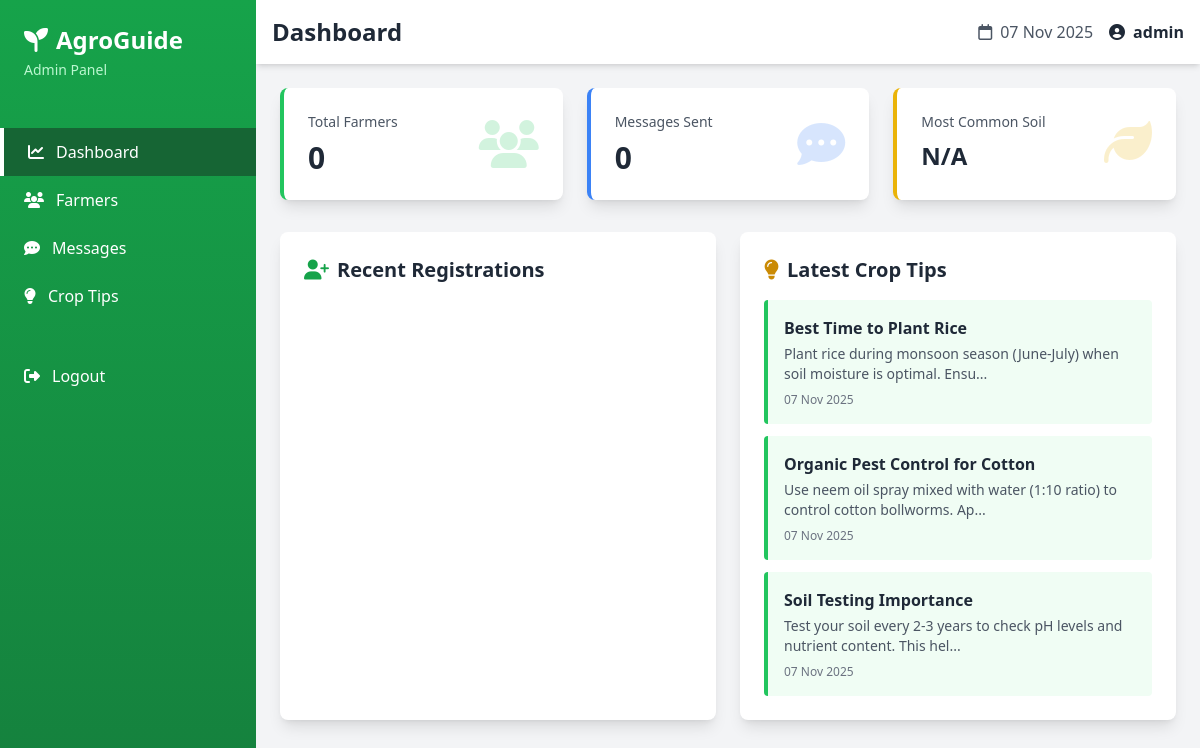
Screenshot of /dashboard.php (signed in) with the database file from the repository.
### tables this page shows
CREATE TABLE IF NOT EXISTS `tips` (
  `id` int(11) NOT NULL AUTO_INCREMENT,
  `title` varchar(255) NOT NULL,
  `description` text NOT NULL,
  `date` timestamp NOT NULL DEFAULT CURRENT_TIMESTAMP,
  PRIMARY KEY (`id`)
);

### dashboard.php (the view, shortened to what this page needs)
<?php
require_once 'db_connect.php';
$stmt = $pdo->query("SELECT COUNT(*) as total FROM farmers");
$total_farmers = $stmt->fetch()['total'];
$stmt = $pdo->query("SELECT COUNT(*) as total FROM messages");
$total_messages = $stmt->fetch()['total'];
$stmt = $pdo->query("SELECT soil, COUNT(*) as count FROM farmers GROUP BY soil ORDER BY count DESC LIMIT 1");
$most_common_crop = $stmt->fetch();
$stmt = $pdo->query("SELECT * FROM tips ORDER BY date DESC LIMIT 3");
$latest_tips = $stmt->fetchAll();
?>
<!DOCTYPE html>
<html lang="en">
<head>
    <script src="https://cdn.tailwindcss.com"></script>
    <link rel="stylesheet" href="https://cdnjs.cloudflare.com/ajax/libs/font-awesome/6.4.0/css/all.min.css">
</head>
<body class="bg-gray-100">
    <div class="flex h-screen">
        <div class="w-64 bg-gradient-to-b from-green-600 to-green-700 text-white">
            <div class="p-6">
                <h2 class="text-2xl font-bold flex items-center">
                    <i class="fas fa-seedling mr-2"></i> AgroGuide
                </h2>
                <p class="text-green-200 text-sm mt-1">Admin Panel</p>
            </div>
            <nav class="mt-6">
                <a href="dashboard.php" class="flex items-center px-6 py-3 bg-green-800 border-l-4 border-white">
                    <i class="fas fa-chart-line mr-3"></i> Dashboard
                </a>
                <a href="farmers.php" class="flex items-center px-6 py-3 hover:bg-green-800 transition">
                    <i class="fas fa-users mr-3"></i> Farmers
                </a>
                <a href="messages.php" class="flex items-center px-6 py-3 hover:bg-green-800 transition">
                    <i class="fas fa-comment-dots mr-3"></i> Messages
                </a>
                <a href="tips.php" class="flex items-center px-6 py-3 hover:bg-green-800 transition">
                    <i class="fas fa-lightbulb mr-3"></i> Crop Tips
                </a>
                <a href="logout.php" class="flex items-center px-6 py-3 hover:bg-red-600 transition mt-8">
                    <i class="fas fa-sign-out-alt mr-3"></i> Logout
                </a>
            </nav>
        </div>
        <div class="flex-1 overflow-y-auto">
            <div class="bg-white shadow-md p-4 flex justify-between items-center">
                <h1 class="text-2xl font-bold text-gray-800">Dashboard</h1>
                <div class="flex items-center space-x-4">
                    <span class="text-gray-600"><i class="far fa-calendar mr-2"></i><?= date('d M Y') ?></span>
                    <span class="text-gray-800 font-semibold">
                        <i class="fas fa-user-circle mr-2"></i><?= htmlspecialchars($_SESSION['admin_name']) ?>
                    </span>
                </div>
            </div>
            <div class="p-6">
                <div class="grid grid-cols-1 md:grid-cols-3 gap-6 mb-8">
                    <div class="bg-white rounded-lg shadow-lg p-6 border-l-4 border-green-500">
                        <div class="flex items-center justify-between">
                            <div>
                                <p class="text-gray-600 text-sm">Total Farmers</p>
                                <p class="text-3xl font-bold text-gray-800 mt-2"><?= $total_farmers ?></p>
                            </div>
                            <i class="fas fa-users text-5xl text-green-500 opacity-20"></i>
                        </div>
                    </div>
                    <div class="bg-white rounded-lg shadow-lg p-6 border-l-4 border-blue-500">
                        <div class="flex items-center justify-between">
                            <div>
                                <p class="text-gray-600 text-sm">Messages Sent</p>
                                <p class="text-3xl font-bold text-gray-800 mt-2"><?= $total_messages ?></p>
                            </div>
                            <i class="fas fa-comment-dots text-5xl text-blue-500 opacity-20"></i>
                        </div>
                    </div>
                    <div class="bg-white rounded-lg shadow-lg p-6 border-l-4 border-yellow-500">
                        <div class="flex items-center justify-between">
                            <div>
                                <p class="text-gray-600 text-sm">Most Common Soil</p>
                                <p class="text-2xl font-bold text-gray-800 mt-2">
                                    <?= $most_common_crop ? htmlspecialchars($most_common_crop['soil']) : 'N/A' ?>
                                </p>
                            </div>
                            <i class="fas fa-leaf text-5xl text-yellow-500 opacity-20"></i>
                        </div>
                    </div>
                </div>
                <div class="grid grid-cols-1 lg:grid-cols-2 gap-6">
                    <div class="bg-white rounded-lg shadow-lg p-6">
                        <h3 class="text-xl font-bold text-gray-800 mb-4">
                            <i class="fas fa-user-plus mr-2 text-green-600"></i>Recent Registrations
                        </h3>
                    </div>
                    <div class="bg-white rounded-lg shadow-lg p-6">
                        <h3 class="text-xl font-bold text-gray-800 mb-4">
                            <i class="fas fa-lightbulb mr-2 text-yellow-600"></i>Latest Crop Tips
                        </h3>
                        <div class="space-y-3">
                            <?php foreach ($latest_tips as $tip): ?>
                            <div class="p-4 bg-green-50 border-l-4 border-green-500 rounded">
                                <p class="font-semibold text-gray-800"><?= htmlspecialchars($tip['title']) ?></p>
                                <p class="text-sm text-gray-600 mt-1"><?= htmlspecialchars(substr($tip['description'], 0, 80)) ?>...</p>
                                <p class="text-xs text-gray-500 mt-2"><?= date('d M Y', strtotime($tip['date'])) ?></p>
                            </div>
                            <?php endforeach; ?>
                        </div>
                    </div>
                </div>
            </div>
        </div>
    </div>
</body>
</html>

### rows the page displays
tips: title "Best Time to Plant Rice", description "Plant rice during monsoon season (June-July) when soil moisture is optimal. Ensu", date "07 Nov 2025"
tips: title "Organic Pest Control for Cotton", description "Use neem oil spray mixed with water (1:10 ratio) to control cotton bollworms. Ap", date "07 Nov 2025"
tips: title "Soil Testing Importance", description "Test your soil every 2-3 years to check pH levels and nutrient content. This hel", date "07 Nov 2025"

### other values shown
$_SESSION['admin_name'] "admin"
$total_farmers "0"
$total_messages "0"
